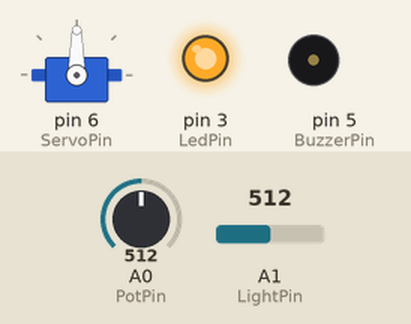
Recording of a sketch running on a simulated Arduino Uno, built with avr-gcc and run on an emulated ATmega328P. Parts: servo, output pins drawn as LEDs (lit = HIGH), buzzer (waves = sounding, pin HIGH). Inputs (shaded band) come from the test bench; at power-on: A0 (PotPin) = 512, A1 (LightPin) = 512. What the sketch prints to the serial monitor is not drawn.

Above: at 0.05 s.
At 5.05 s:
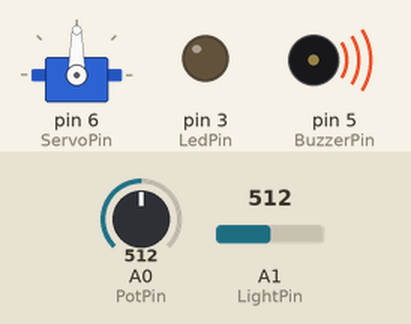
At 7.45 s:
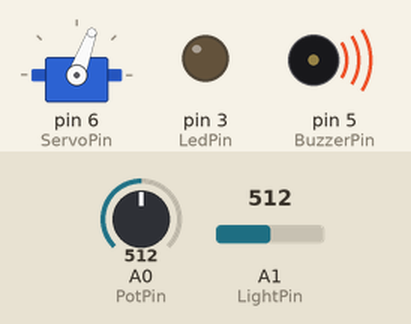
At 9.25 s:
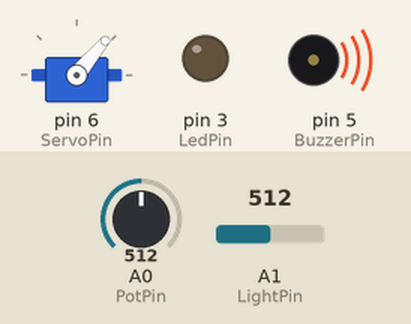
At 11.15 s:
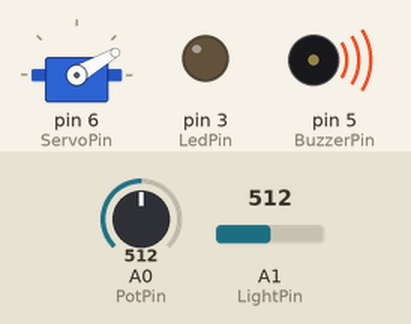
At 14.95 s:
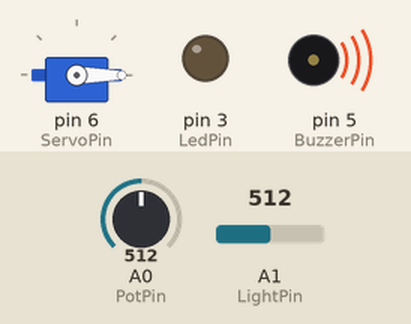
Timing chart, 0 to 19.5 s (numbered marks = the images above):
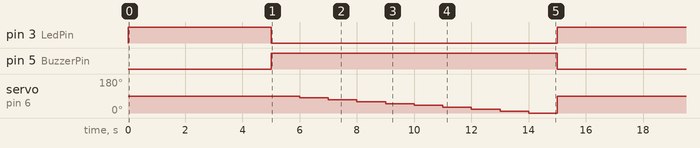

The sketch:

GARAJE.ino
```cpp
#include <Servo.h>

//Sensores de entrada (Potenciometro y PhotoResistor)
int PotPin = A0;
int PotValue;
int LightPin = A1;
int LightValue;
//Sensores de salida (Buzzer, Led y el servo)
int LedPin = 3;
int BuzzerPin = 5;
int ServoPin = 6;
Servo servo;
void setup() {
  // put your setup code here, to run once:
  //Inicializar el monitor Serial
  Serial.begin(9600);
  pinMode(LedPin,OUTPUT);
  pinMode(BuzzerPin,OUTPUT);
  //pinMode --> servo.attach
  servo.attach(ServoPin);
  //Ajustar el servo en 0 grados
  servo.write(0);
}
bool CarroEnGaraje = false;
void loop() {
  // put your main code here, to run repeatedly:
  PotValue    = analogRead(PotPin);// 0 -1024
  LightValue  = analogRead(LightPin);
 /* Codigo Para calibrar el sensor de luz (establecer los parametros de que es
  *  Oscuridad y que es luz )
 // digitalWrite(LedPin,HIGH);
 // Serial.print("Sensor de Luz: ");
 // Serial.print(LightValue);
 // Serial.println();
 // delay(100);
 */
 /*
  Cuando se acerque un carro (potenciometro valor mayor a 500)
  -- Servo Igual 90 (grados)
  -- Se enciende el led
 */
 Serial.print("Sensor del carro: ");
 Serial.print(PotValue);
 Serial.println();
 if(PotValue >500 && CarroEnGaraje==false){
  servo.write(90);
  digitalWrite(LedPin,HIGH);
  CarroEnGaraje=true;
  delay(5000);
 }
 /*
    Cuando el sensor de luz este en oscuridad > 200
    -- Servo Igual a 0 (grados)
    -- Led se apaga
    -- Buzzer se enciende (90 - 0)
 */
 if(LightValue > 350 && CarroEnGaraje==true){
    digitalWrite(LedPin,LOW);
    digitalWrite(BuzzerPin,HIGH);
    for(int i=90; i>=0;i=i-10){// 90 80 70 60 50 40 0
      servo.write(i);// 90 - 80 - 70 - 60 - ... - 0
      delay(1000);
    }
    digitalWrite(BuzzerPin,LOW);
    CarroEnGaraje=false;
 }
}
```

Measured:
- by itself, pin 3 (LedPin): alternates HIGH for 5.0 s and LOW for 10.0 s
- by itself, pin 5 (BuzzerPin): alternates HIGH for 10.0 s and LOW for 5.0 s
- by itself, servo on pin 6 (ServoPin): repeats every 15.0 s: 70° 1.0 s, 60° 1.0 s, 50° 1.0 s, 40° 1.0 s, 30° 1.0 s, 20° 1.0 s, 10° 1.0 s, 0° 1.0 s, 90° 6.0 s, 80° 1.0 s
